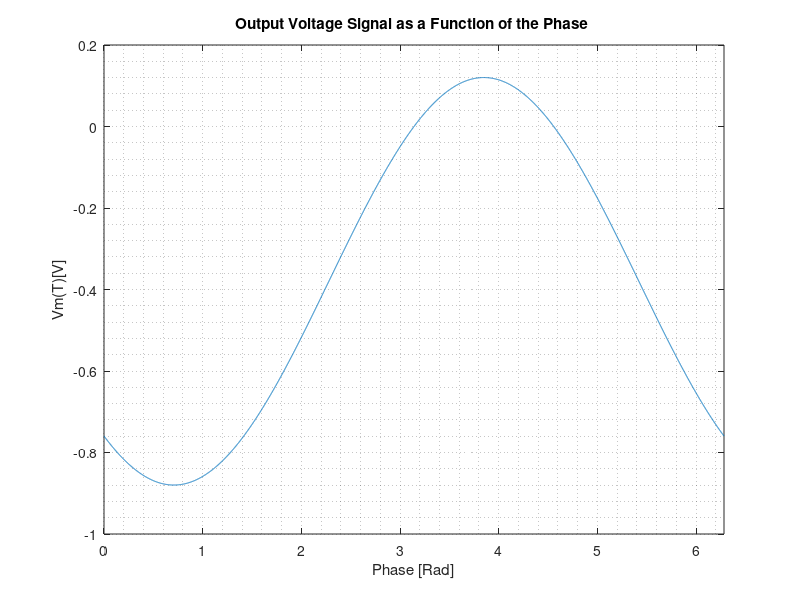

MATLAB code to generate this figure:
clc;
close all;
clear all;
phi=0:0.001:2*pi;
A=15;
f=0.5*cos(A)*(1+cos(phi))-0.5*sin(A)*sin(phi);
%f=0.5*(cos(A+phi)+cos(A));

plot(phi,f);
xlim ([0 2*pi]);
title('Output Voltage Signal as a Function of the Phase ')
xlabel('Phase [Rad]');
ylabel('Vm(T)[V]');
grid minor
x=(0.1*10^-3:0.1*10^-3:(10-0.1)*10^-3);
y=(0.1*10^-3:0.1*10^-3:(4-0.1)*10^-3);
[X,Y]=meshgrid(x,y);